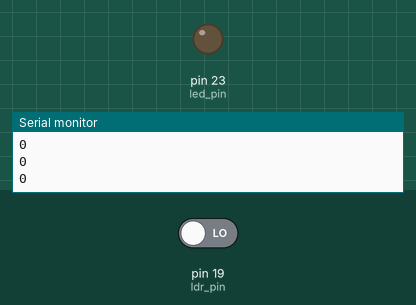
Recording of a sketch running on a simulated Arduino Mega 2560, built with avr-gcc and run on an emulated ATmega2560. Shown: output pins drawn as LEDs (lit = HIGH), the last lines printed to the serial monitor. The test bench sets the inputs (shaded band); at power-on: pin 19 (ldr_pin) LOW.

Above: at 1.2 s.
1.3 s: pin 19 (ldr_pin) driven HIGH
At 2.5 s:
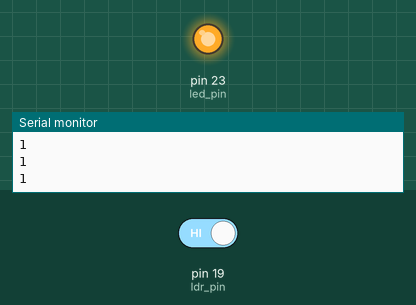
2.8 s: pin 19 (ldr_pin) driven LOW
At 3.9 s:
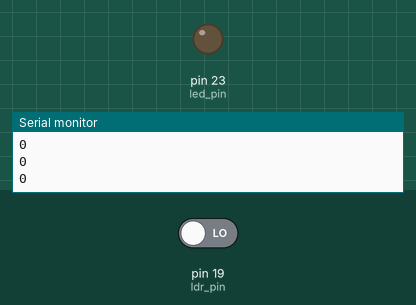
Timing chart, 0 to 5.8 s (numbered marks = the images above; inputs shaded):
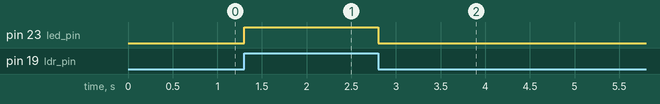

The sketch:

photon.ino
```cpp
const int ldr_pin = 19;
const int led_pin = 23;
void setup() {
  // put your setup code here, to run once:
    pinMode(ldr_pin,INPUT);
    pinMode(led_pin,OUTPUT);
    Serial.begin(9600);
}

void loop() {
  // put your main code here, to run repeatedly:
   if( digitalRead( ldr_pin ) == 1){
      digitalWrite( led_pin,HIGH);
   }
   else{
      digitalWrite( led_pin , LOW);
   }

   Serial.println( digitalRead( ldr_pin ));
   delay(100);
}
```

Measured:
- after the input at 1.3 s, pin 23 (led_pin): LOW → HIGH at once
- after the input at 2.8 s, pin 23 (led_pin): HIGH → LOW at once
